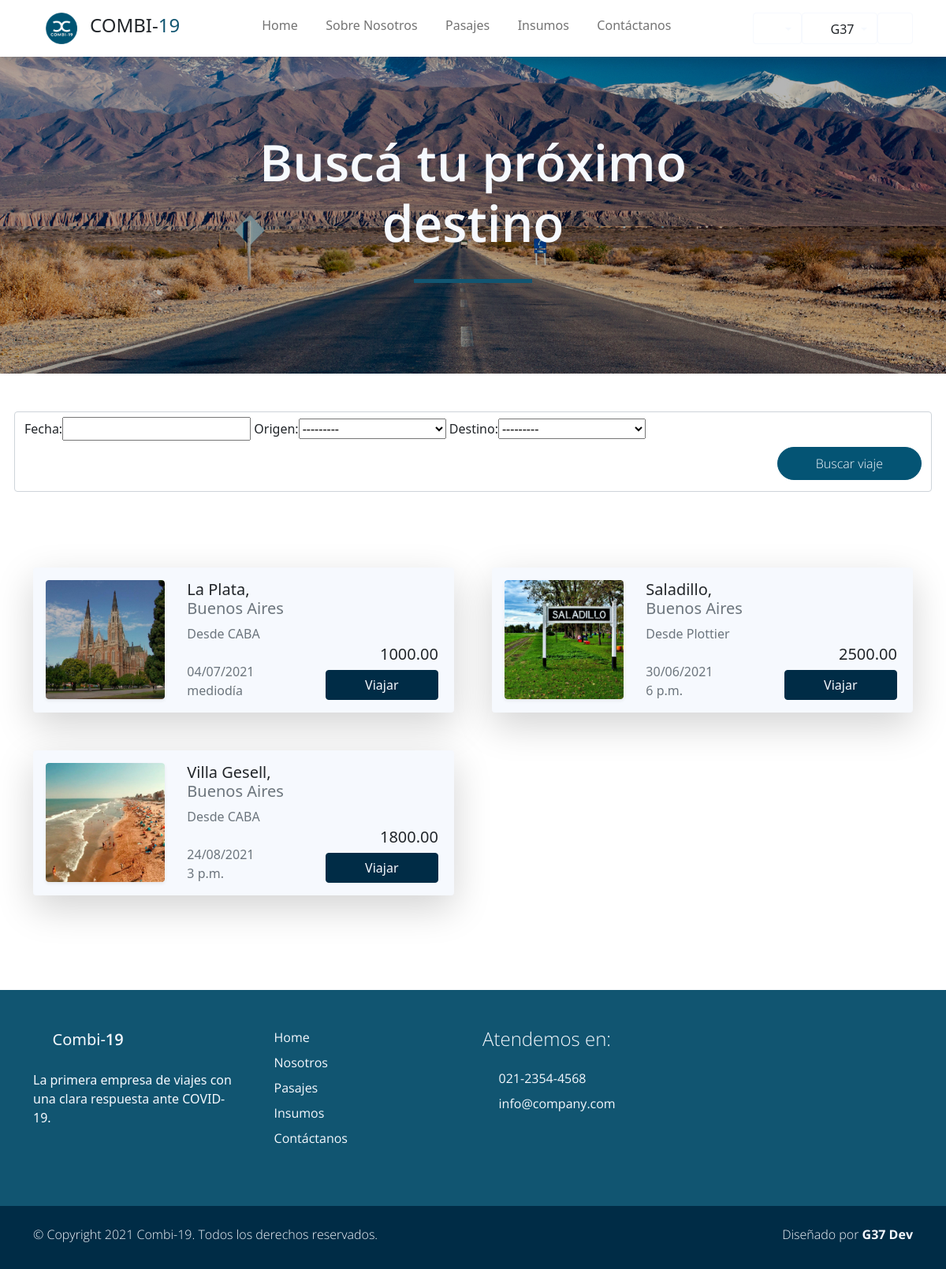
The page /pasajes (signed in) on the database as committed earlier.
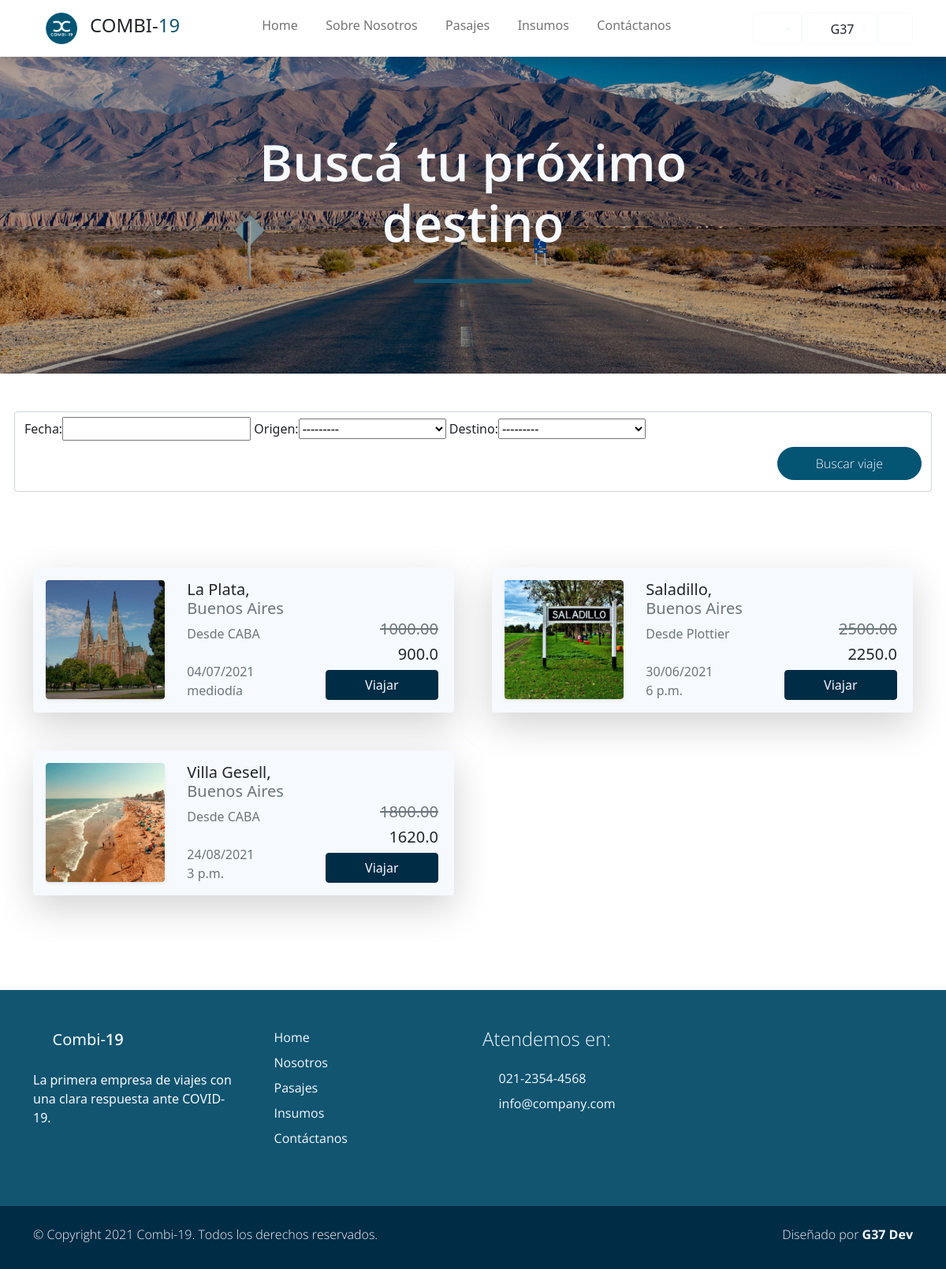
The same page on the database as committed later.
### users/models.py (models this page shows, shortened)
class Account(AbstractBaseUser):
    email               = models.EmailField(verbose_name="email", max_length=60, unique=True)
    dni                 = models.IntegerField(verbose_name="dni", unique=True,)
    first_name          = models.CharField(max_length=30, verbose_name='Nombre')
    last_name           = models.CharField(max_length=30, verbose_name='Apellido')
    date_of_birth       = models.DateField(blank=True, null=True)
    is_GOLD             = models.BooleanField(default=False)
    _is_admin           = models.BooleanField(default=False)
    is_active           = models.BooleanField(default=True)
    is_staff            = models.BooleanField(default=False)
    _is_superuser       = models.BooleanField(default=False)
    objects = MyAccountManager()
    class Meta:
        verbose_name        = "Usuario"
        verbose_name_plural = "Usuarios"
    USERNAME_FIELD = 'email'
    REQUIRED_FIELDS = ['dni', 'first_name', 'last_name', 'date_of_birth']
    @property
    def is_superuser(self):
        return self.is_admin
    @property
    def is_admin(self):
        return self.is_staff

### Combi19App/models.py (models this page shows, shortened)
class Viaje(models.Model):
    fecha         =   models.DateTimeField(blank=True, null=True)
    ruta          =   models.ForeignKey(Ruta, default=None, blank=True, null=True, on_delete=models.CASCADE)
    combi         =   models.ForeignKey(Vehiculo, blank=True, null=True, on_delete=models.CASCADE)
    estado        =   models.BooleanField(default=False)
    precio        =   models.DecimalField(default=None, blank=True, null=True, max_digits=10, decimal_places=2)
    insumo        =   models.ManyToManyField(Insumo,default=None, blank=True,)
    pasajeros     =   models.ManyToManyField(Account, default=None, blank=True,)
    comentarios   =   models.ManyToManyField(Comentario, default=None, blank=True, )
    asientos_ocupados = models.IntegerField(default=0, null=True, blank=True)
    class Meta:
        unique_together = ('fecha', 'combi')

class Ruta(models.Model):
    origen        = models.ForeignKey(Lugar, default=None, on_delete=models.CASCADE, related_name='origen')
    destino       = models.ForeignKey(Lugar, default=None, on_delete=models.CASCADE, related_name='destino')
    nombre        = models.CharField(max_length=30, blank=True, null=True, verbose_name='Nombre de ruta')
    km            = models.IntegerField()
    class Meta:
        unique_together = ('origen', 'destino')

class Lugar(models.Model):
    nombre        = models.CharField(max_length=40, blank=True, null=True, unique=True, verbose_name='Lugar')
    provincia     = models.CharField(max_length=20, blank=True, null=True)
    codigo_postal = models.IntegerField(blank=True, null=True, unique=True)
    imagen        = models.ImageField(upload_to="ciudades", blank=True, null=True)
    class Meta:
        verbose_name_plural = "Lugares"
    def __str__(self):
        return f'{self.nombre}'

### Combi19App/views.py (the view)
# urls.py: path('pasajes', views.pasajes, name="Pasajes"),
@login_required
def pasajes (request):
    viajes = Viaje.objects.all().filter(asientos_ocupados__lt= F('combi__capacidad') )
    miFiltro = ViajeFilter(request.GET, queryset=viajes)
    viajes = miFiltro.qs
    context = {"viajes": viajes, 'miFiltro': miFiltro}
    return render(request, "Combi19App/pasajes.html", context)

### Combi19App/templates/Combi19App/pasajes.html (shortened to what this page needs)
{% extends 'Combi19App/base.html' %}
{% load static %}
{% load bootstrap %}
{% load poll_extras %}
{% block content %}
<div id="work_banner" class="banner-wrapper bg-light w-100 py-5" style="background-image: url({% static 'Combi19App/img/ruta.jpg' %}); ">
    <div class="banner-vertical-center-work container text-light d-flex justify-content-center align-items-center py-5 p-0">
        <div class="banner-content col-lg-8 col-12 m-lg-auto text-center">
            <h1 class="banner-heading h1 display-3 pb-5 semi-bold-600 typo-space-line-center">Buscá tu próximo destino</h1>
        </div>
    </div>
</div>
<section class="py-5 ">
    <div class="container">
        <div class="row gy-5 g-lg-5 ">
                <form class="form-control col-md-5" id="formularioFiltros" method="get" action="#" role="form">
                    {{miFiltro.form|bootstrap}}
                    <div class="col-md-12 col-12 m-auto py-2 text-end">
                        <button type="submit" class="btn btn-secondary rounded-pill px-md-5 px-4 py-2 radius-0 text-light light-300">Buscar viaje</button>
                    </div>
                </form>
        </div>
</section>
<section class="py-5 mb-5">
    <div class="container">
        <div class="row gy-5 g-lg-5 mb-4">
            {% if miFiltro.qs %}
                {%  for v in miFiltro.qs %}
                    <div class="col-xl-6 col-md-12 col-sm-12">
                        <div  class="card bg-light border-0 shadow-lg overflow-hidden">
                            <div class="card-body">
                                <div class="row">
                                    <div class="col-md-4">
                                        <div href="#" class="card border-0 text-white shadow-sm overflow-hidden mx-5 m-sm-0">
                                            <img class="card-img" src="{{v.ruta.destino.imagen.url}}" alt="">
                                        </div>
                                    </div>
                                    <div class=" col-md-4 px-3">
                                        <h5 class="h5 ">{{v.ruta.destino}}, <span class="text-muted">{{v.ruta.destino.provincia}}</span></h2>
                                        <p class="m-0 p-0 text-muted">Desde {{v.ruta.origen}} <i class='p-0 bx bx-map'></i></p>
                                        <br>
                                        <p class="m-0 p-0 text-muted">{{v.fecha|date:"d/m/Y"  }} </p>
                                        <p class="m-0 p-0 text-muted">{{v.fecha | time}} </p>
                                    </div>
                                    <div class="col-md-4 px-3 d-flex  flex-column justify-content-end">
                                        {% if request.user.is_GOLD %}
                                            <span class="h5 text-end text-muted text-decoration-strike" style="text-decoration: line-through;">{{v.precio}} </span>
                                            <span class="h5 text-end">{{v.precio | porcentaje:0.1}}</span>
                                        {% else %}
                                            <p class=" h5 text-end">{{v.precio}}</p>
                                        {% endif %}
                                        <a href="{% url 'Comprar Pasaje' v_id=v.id %}" class="btn btn-primary">Viajar</a>
                                    </div>
                                </div>
                            </div>
                        </div>
                    </div>
                {%  endfor %}
            {% else %}
                    <p>No hay viajes asignados para los datos indicados</p>
            {% endif %}
        </div>
    </div>
</section>
{% endblock %}

### Combi19App/templates/Combi19App/base.html (shortened to what this page needs)
{% load static %}
<!DOCTYPE html>
<html lang="es">
<head>
    {% load static %}
    <link href="{% static 'Combi19App/css/bootstrap.min.css' %}" rel="stylesheet">
    <link href="{% static 'Combi19App/css/boxicon.min.css' %}" rel="stylesheet">
    <link rel="stylesheet" href="{% static 'Combi19App/css/estilos.css' %}">
</head>
<body>
    <nav id="main_nav" class="navbar navbar-expand-lg navbar-light bg-white shadow">
        <div class="container d-flex justify-content-center align-items-center">
            <a class="navbar-brand h1 " href="index.html">
                <a class="navbar-brand" href="#!"><img src="{% static 'Combi19App/img/logo_is_chiquito.png' %}" width="40">
                </a>
                <span class="text-dark h4">COMBI-</span><span class="text-primary h4">19</span></a>
            <div class="align-self-center collapse navbar-collapse flex-fill  d-lg-flex justify-content-lg-between" id="navbar-toggler-success">
                <div class="flex-fill mx-xl-5 mb-2">
                    <ul class="nav navbar-nav d-flex justify-content-between mx-xl-5 text-center text-dark">
                       <li class="nav-item">
                            <a class="nav-link btn-outline-primary rounded-pill px-2" href="{% url 'Home' %}">Home</a>
                        </li>
                        <li class="nav-item">
                            <a class="nav-link btn-outline-primary rounded-pill px-2" href="{% url 'About' %}">Sobre Nosotros</a>
                        </li>
                        <li class="nav-item">
                            <a class="nav-link btn-outline-primary rounded-pill px-2" href="{% url 'Pasajes' %}">Pasajes</a>
                        </li>
                        <li class="nav-item">
                            <a class="nav-link btn-outline-primary rounded-pill px-2" href="{% url 'Insumos' %}">Insumos</a>
                        </li>
                        <li class="nav-item">
                            <a class="nav-link btn-outline-primary rounded-pill px-2" href="{% url 'Contacto' %}">Contáctanos</a>
                        </li>
                    </ul>
                </div>
                <div class="navbar align-self-center">
                    <div class="btn-group" role="group">
                        <div class="btn-group" role="group">
                            <button class="btn btn-outline-light dropdown-toggle" type="button" id="dropdownMenuButton1" data-toggle="dropdown" aria-haspopup="true" aria-expanded="false">
                                <i class='bx bx-help-circle bx-sm bx-tada-hover text-primary'></i>
                            </button>
                        </div>
                    </div>
                    <div class="btn-group" role="group">
                        <div class="btn-group" role="group">
                            <button class="btn btn-outline-light dropdown-toggle" type="button" id="dropdownMenuButton" data-toggle="dropdown" aria-haspopup="true" aria-expanded="false">
                                <i class='bx bx-user-circle bx-sm text-primary'></i>
                                <span class="text-dark">{{ request.user.first_name }}</span>
                            </button>
                        </div>
                    </div>
                    <div>
                        <a class="btn btn-outline-light" href="{% url 'Logout' %}">
                            <i class='bx bx-log-out-circle bx-sm text-primary'></i>
                        </a>
                    </div>
                    </div>
                </div>
            </div>
    </nav>
    <div class="main">
        {% block content %}
        {% endblock content %}
    </div>
    <footer class="bg-primary pt-4">
        <div class="container">
            <div class="row py-4">
                <div class="col-lg-3 col-12 align-left">
                    <a class="navbar-brand" href="index.html">
                        <i class='bx bx-bus bx-sm text-light'></i>
                        <span class="text-light h5">Combi-</span><span class="text-light h5 semi-bold-600">19</span>
                    </a>
                    <p class="text-light my-lg-4 my-2">
                        La primera empresa de viajes con una clara respuesta ante COVID-19.
                    </p>
                    <ul class="list-inline footer-icons light-300">
                        <li class="list-inline-item m-0">
                            <a class="text-light" target="_blank" href="http://facebook.com/">
                                <i class='bx bxl-facebook-square bx-md'></i>
                            </a>
                        </li>
                        <li class="list-inline-item m-0">
                            <a class="text-light" target="_blank" href="https://www.linkedin.com/">
                                <i class='bx bxl-linkedin-square bx-md'></i>
                            </a>
                        </li>
                        <li class="list-inline-item m-0">
                            <a class="text-light" target="_blank" href="https://www.whatsapp.com/">
                                <i class='bx bxl-whatsapp-square bx-md'></i>
                            </a>
                        </li>
                    </ul>
                </div>
                <div class="col-lg-3 col-md-4 my-sm-0 mt-4">
                        <ul class="list-unstyled text-light light-300">
                            <li class="pb-2">
                                <i class='bx-fw bx bxs-chevron-right bx-xs'></i><a class="text-decoration-none text-light"
								href="{% url 'Home' %}">Home</a>
                            </li>
                            <li class="pb-2">
                                <i class='bx-fw bx bxs-chevron-right bx-xs'></i><a class="text-decoration-none text-light py-1"
								href="{% url 'About' %}">Nosotros</a>
                            </li>
                            <li class="pb-2">
                                <i class='bx-fw bx bxs-chevron-right bx-xs'></i><a class="text-decoration-none text-light py-1"
								href="#">Pasajes</a>
                            </li>
                            <li class="pb-2">
                                <i class='bx-fw bx bxs-chevron-right bx-xs'></i></i><a class="text-decoration-none text-light py-1"
								href="#"">Insumos</a>
                            </li>
                            <li class="pb-2">
                                <i class='bx-fw bx bxs-chevron-right bx-xs'></i><a class="text-decoration-none text-light py-1"
								href="#">Contáctanos</a>
                            </li>
                        </ul>
                </div>
                <div class="col-lg-3 col-md-4 my-sm-0 mt-4">
                    <h2 class="h4 pb-lg-3 text-light light-300">Atendemos en:</h2>
                    <ul class="list-unstyled text-light light-300">
                        <li class="pb-2">
                            <i class='bx-fw bx bx-phone bx-xs'></i><a class="text-decoration-none text-light py-1"
							href="tel:010-020-0340">021-2354-4568</a>
                        </li>
                        <li class="pb-2">
                            <i class='bx-fw bx bx-mail-send bx-xs'></i><a class="text-decoration-none text-light py-1"
							href="mailto:info@company.com">info@company.com</a>
                        </li>
                    </ul>
                </div>
            </div>
        </div>
        <div class="w-100 bg-secondary py-3">
            <div class="container">
                <div class="row pt-2">
                    <div class="col-lg-6 col-sm-12">
                        <p class="text-lg-start text-center text-light light-300">
                            © Copyright 2021 Combi-19. Todos los derechos reservados.
                        </p>
                    </div>
                    <div class="col-lg-6 col-sm-12">
                        <p class="text-lg-end text-center text-light light-300">
                            Diseñado por <a rel="sponsored" class="text-decoration-none text-light"
							href="https://cursophp.com.ar/" target="_blank"><strong>G37 Dev</strong></a>
                        </p>
                    </div>
                </div>
            </div>
        </div>
    </footer>

Rows that differ between the two databases and show on the page:
changed Account: is_GOLD False → True (drawn)
changed Viaje "mediodía": precio|porcentaje (not shown) → "900.0"
shown differently, row unchanged: Viaje "Saladillo": precio|porcentaje (not shown) → "2250.0"
shown differently, row unchanged: Viaje "Villa Gesell": precio|porcentaje (not shown) → "1620.0"
